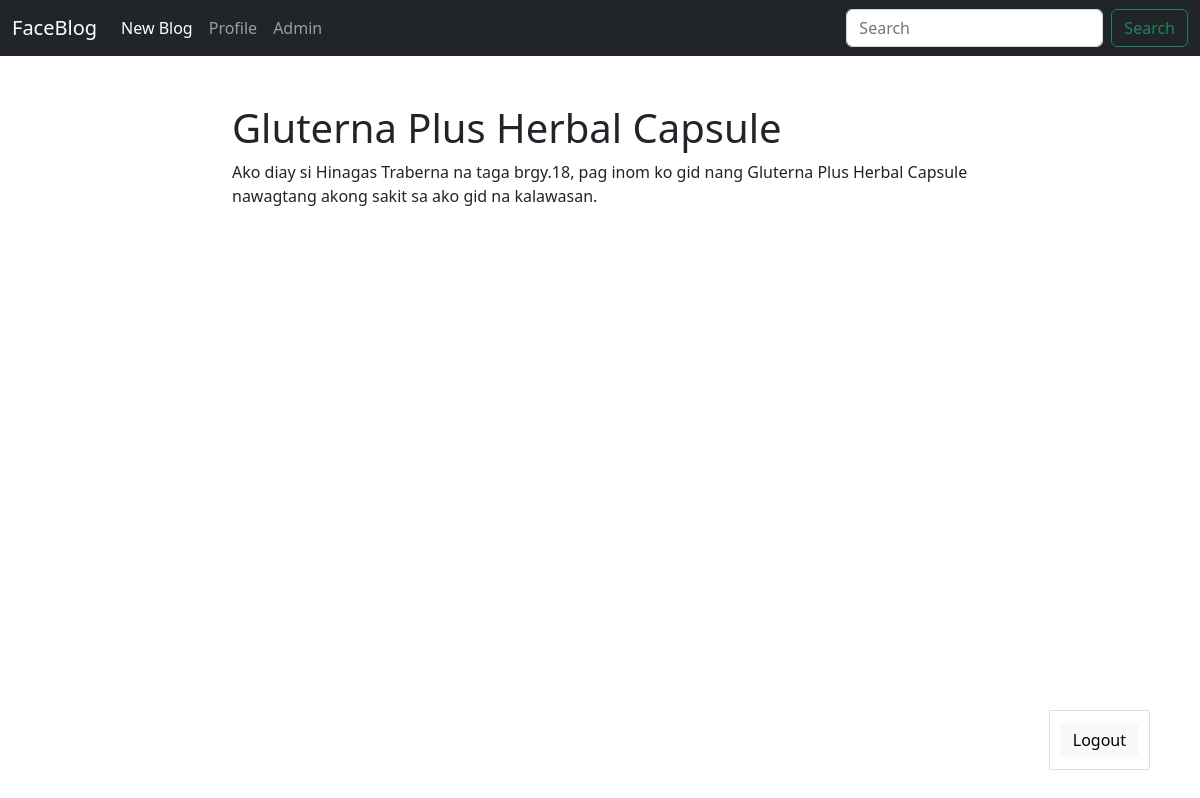
Screenshot of /blog/Gluterna_Plus_Herbal_Capsule (signed in) with the database file from the repository.
### models.py (models this page shows, shortened)
class Post(db.Model):
    id = db.Column(db.Integer, primary_key=True)
    title = db.Column(db.String(140))
    slug = db.Column(db.String(140), unique=True)
    body = db.Column(db.Text)
    created = db.Column(db.DateTime, default=datetime.now())
    tags = db.relationship('Tag', secondary=posts_tags, backref=db.backref('posts'), lazy='dynamic')

### posts/blueprint.py (the view)
@posts.route('/<slug>')
def post_detail(slug):
    post = Post.query.filter(Post.slug == slug).first_or_404()
    return render_template('posts/post_detail.html', post=post)

### posts/templates/posts/post_detail.html (shortened to what this page needs)
{% extends 'base.html' %}
  {% block content%}
    <h1>{{ post.title }}</h1>
    <div class="">
      {{ post.body }}
    </div>
  {% endblock %}

### rows the page displays
Post: title "Gluterna Plus Herbal Capsule", body "Ako diay si Hinagas Traberna na taga brgy.18, pag inom ko gid nang Gluterna Plus Herbal Capsule nawagtang akong sakit sa ako gid na kalawasan."
